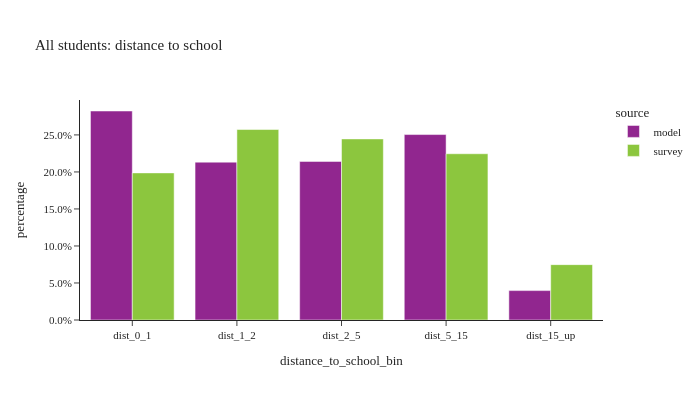

Notebook code cell kept with this figure:
### Code cell
util.plot_share_barchart(per_data.loc[per_data['is_student']], 'person_weight', 'distance_to_school_bin', title="All students: distance to school")

### Figure 1 — Plotly figure (JSON) as saved in the notebook; plotly's stock layout.template omitted (floating-point values rounded to 4 significant figures)
{"data": [{"alignmentgroup": "True", "customdata": [[299082], [225913], [226960], [265373], [42066]], "hovertemplate": "source=model<br>distance_to_school_bin=%{x}<br>percentage=%{y}<br>sample_size=%{customdata[0]}<extra></extra>", "legendgroup": "model", "marker": {"color": "#91268F", "pattern": {"shape": ""}}, "name": "model", "offsetgroup": "model", "orientation": "v", "showlegend": true, "textposition": "auto", "type": "bar", "x": ["dist_0_1", "dist_1_2", "dist_2_5", "dist_5_15", "dist_15_up"], "xaxis": "x", "y": [0.2823, 0.2132, 0.2142, 0.2505, 0.03971], "yaxis": "y"}, {"alignmentgroup": "True", "customdata": [[208], [225], [283], [172], [60]], "hovertemplate": "source=survey<br>distance_to_school_bin=%{x}<br>percentage=%{y}<br>sample_size=%{customdata[0]}<extra></extra>", "legendgroup": "survey", "marker": {"color": "#8CC63E", "pattern": {"shape": ""}}, "name": "survey", "offsetgroup": "survey", "orientation": "v", "showlegend": true, "textposition": "auto", "type": "bar", "x": ["dist_0_1", "dist_1_2", "dist_2_5", "dist_5_15", "dist_15_up"], "xaxis": "x", "y": [0.1987, 0.2573, 0.2446, 0.2246, 0.0748], "yaxis": "y"}], "layout": {"barmode": "group", "height": 400, "legend": {"title": {"text": "source"}, "tracegroupgap": 0}, "title": {"text": "All students: distance to school"}, "width": 700, "xaxis": {"anchor": "y", "domain": [0, 1], "title": {"text": "distance_to_school_bin"}}, "yaxis": {"anchor": "x", "domain": [0, 1], "tickformat": ".1%", "title": {"text": "percentage"}}}}
